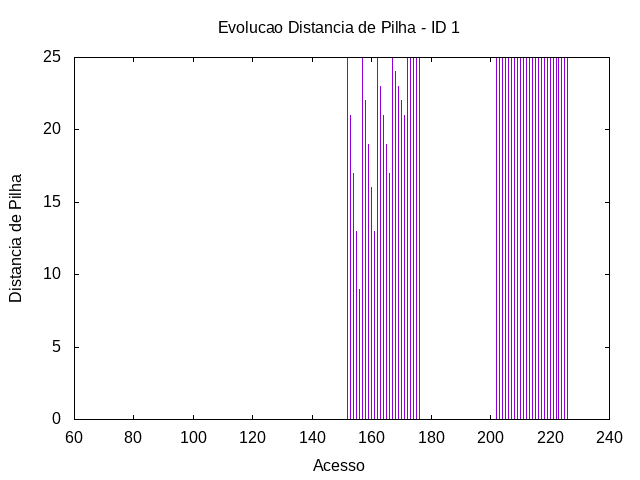

The gnuplot source for this figure:
set term png
set output "../out/mem/transp/-distp-1.png"
set title "Evolucao Distancia de Pilha - ID 1"
set xlabel "Acesso"
set ylabel "Distancia de Pilha"
plot "../out/mem/transp/-acesso-2-1.gpdat" u 2:5 w impulses t ""
